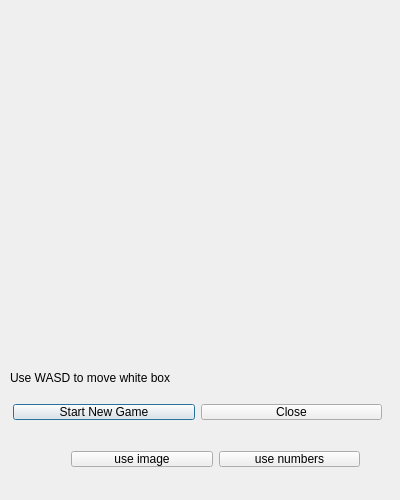
<?xml version="1.0" encoding="UTF-8"?>
<ui version="4.0">
 <class>Dialog</class>
 <widget class="QDialog" name="Dialog">
  <property name="geometry">
   <rect>
    <x>0</x>
    <y>0</y>
    <width>400</width>
    <height>500</height>
   </rect>
  </property>
  <property name="sizePolicy">
   <sizepolicy hsizetype="Fixed" vsizetype="Fixed">
    <horstretch>0</horstretch>
    <verstretch>0</verstretch>
   </sizepolicy>
  </property>
  <property name="minimumSize">
   <size>
    <width>400</width>
    <height>420</height>
   </size>
  </property>
  <property name="maximumSize">
   <size>
    <width>400</width>
    <height>500</height>
   </size>
  </property>
  <property name="windowTitle">
   <string>15 Puzzle</string>
  </property>
  <widget class="QWidget" name="gridLayoutWidget">
   <property name="geometry">
    <rect>
     <x>10</x>
     <y>10</y>
     <width>381</width>
     <height>351</height>
    </rect>
   </property>
   <layout class="QGridLayout" name="grid"/>
  </widget>
  <widget class="QLabel" name="label">
   <property name="geometry">
    <rect>
     <x>10</x>
     <y>370</y>
     <width>201</width>
     <height>16</height>
    </rect>
   </property>
   <property name="text">
    <string>Use WASD to move white box</string>
   </property>
  </widget>
  <widget class="QWidget" name="layoutWidget">
   <property name="geometry">
    <rect>
     <x>2</x>
     <y>393</y>
     <width>391</width>
     <height>38</height>
    </rect>
   </property>
   <layout class="QHBoxLayout" name="horizontalLayout">
    <item>
     <widget class="QPushButton" name="startNewButton">
      <property name="text">
       <string>Start New Game</string>
      </property>
     </widget>
    </item>
    <item>
     <widget class="QPushButton" name="closeBurron">
      <property name="text">
       <string>Close</string>
      </property>
     </widget>
    </item>
   </layout>
  </widget>
  <widget class="QWidget" name="horizontalLayoutWidget">
   <property name="geometry">
    <rect>
     <x>60</x>
     <y>440</y>
     <width>311</width>
     <height>38</height>
    </rect>
   </property>
   <layout class="QHBoxLayout" name="horizontalLayout_2">
    <item>
     <widget class="QPushButton" name="useImagePushButton">
      <property name="text">
       <string>use image</string>
      </property>
     </widget>
    </item>
    <item>
     <widget class="QPushButton" name="useNumbersPushButton">
      <property name="text">
       <string>use numbers</string>
      </property>
     </widget>
    </item>
   </layout>
  </widget>
  <zorder>gridLayoutWidget</zorder>
  <zorder>label</zorder>
  <zorder>layoutWidget</zorder>
  <zorder>closeBurron</zorder>
  <zorder>horizontalLayoutWidget</zorder>
 </widget>
 <layoutdefault spacing="6" margin="11"/>
 <tabstops>
  <tabstop>startNewButton</tabstop>
  <tabstop>closeBurron</tabstop>
 </tabstops>
 <resources/>
 <connections/>
</ui>
